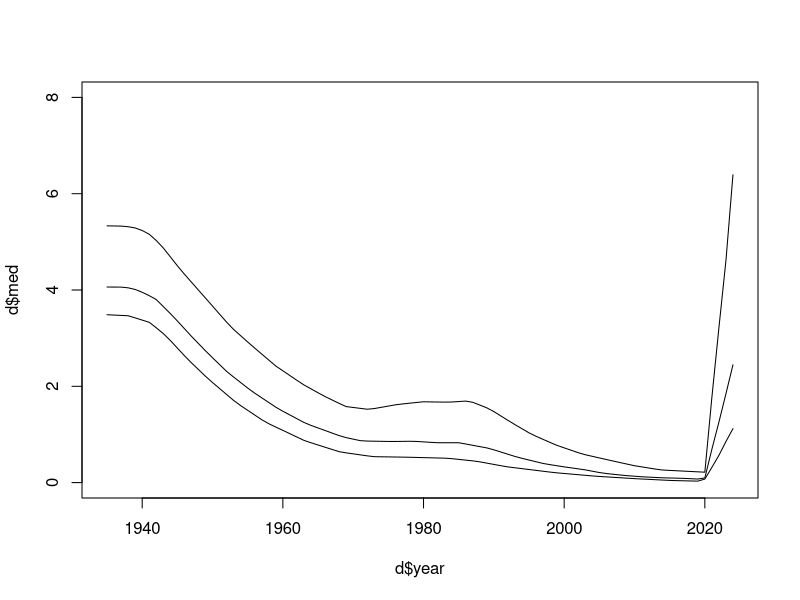

Write the R code that produced this figure. (Note: this script raises an error after producing the figure.)
# Rowan was away, need to extract from the SAR
# https://www.dfo-mpo.gc.ca/csas-sccs/Publications/ScR-RS/2024/2024_033-eng.html

m <- readr::read_csv("data-raw/boc-2024-data-med.csv")
l <- readr::read_csv("data-raw/boc-2024-data-lwr.csv")
u <- readr::read_csv("data-raw/boc-2024-data-upr.csv")

range(m$x)
m$x[1] <- 1935
l$x[1] <- 1935
u$x[1] <- 1935

u$y[1] <- u$y[2]

l$x[length(l$x)] <- 2024
u$x[length(u$x)] <- 2024

med <- approx(m$x, m$y, xout = 1935:2024)
med
lwr <- approx(l$x, l$y, xout = 1935:2024)
lwr
upr <- approx(u$x, u$y, xout = 1935:2024)
upr

d <- data.frame(year = med$x, med = round(med$y, 6), lwr = round(lwr$y, 6), upr = round(upr$y, 6))
d

d$lwr[d$lwr > d$med]

plot(d$year, d$med, ylim = c(0, 8), type = "l")
lines(d$year, d$upr)
lines(d$year, d$lwr)

d <- mutate(d, logmed = log(med), loglwr = log(lwr), logupr = log(upr))

r <- qnorm(0.975) * 2
r

qnorm(0.95)
r <- qnorm(0.95) * 2
r

d$se <- (d$upr - d$lwr) / r
d$logse <- (d$logupr - d$loglwr) / r
d
glimpse(d)

dd <- transmute(
  d,
  species = "bocaccio",
  region = "BC",
  year = year,
  log_blrp = log(med / 0.4),
  sd_log_blrp = logse,
  q0.05_blrp = lwr / 0.4,
  q0.95_blrp = upr / 0.4,
  log_busr = log(med / 0.8),
  sd_log_busr = logse,
  q0.05_busr = lwr / 0.8,
  q0.95_busr = upr / 0.8,
  log_bbmsy = logmed,
  sd_log_bbmsy = logse,
  q0.05_bmsy = lwr,
  q0.95_bmsy = upr
)
head(dd)

## starts at 4 * Bmsy
## which is 4/0.4 = 10 times LRP
library(ggplot2)
ggplot(dd, aes(year, exp(log_bbmsy), ymin = q0.05_bmsy, ymax = q0.95_bmsy)) +
  geom_ribbon() +
  geom_line(colour = "white")

ggplot(dd, aes(year, exp(log_blrp), ymin = q0.05_blrp, ymax = q0.95_blrp)) +
  geom_ribbon() +
  geom_line(colour = "white")

ggplot(dd, aes(year, exp(log_busr), ymin = q0.05_busr, ymax = q0.95_busr)) +
  geom_ribbon() +
  geom_line(colour = "white")

d2 <- mutate(dd,
  year = year, species = "bocaccio", region = "BC",
  log_blrp = log_blrp,
  sd_log_blrp = sd_log_blrp,
  .keep = "none"
)
d2
ggplot(d2, aes(year, log_blrp, ymin = log_blrp - 2 * sd_log_blrp, ymax = log_blrp + 2 * sd_log_blrp)) +
  geom_ribbon() +
  geom_line(colour = "white")
ggplot(d2, aes(year, exp(log_blrp), ymin = exp(log_blrp - 2 * sd_log_blrp), ymax = exp(log_blrp + 2 * sd_log_blrp))) +
  geom_ribbon() +
  geom_line(colour = "white")
head(d2)
saveRDS(d2, file = "data-raw/bocaccio-bc-2024.rds")
saveRDS(dd, file = "data-raw/bocaccio-bc-mcmc-summarized-2024.rds")
